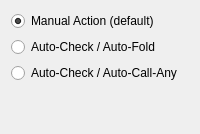
            <widget class="QWidget" name="tab_away" >
             <attribute name="title" >
              <string>Away</string>
             </attribute>
             <layout class="QGridLayout" >
              <item row="0" column="0" >
               <widget class="QRadioButton" name="radioButton_manualAction" >
                <property name="focusPolicy" >
                 <enum>Qt::NoFocus</enum>
                </property>
                <property name="text" >
                 <string>Manual Action (default)</string>
                </property>
                <property name="checked" >
                 <bool>true</bool>
                </property>
               </widget>
              </item>
              <item row="1" column="0" >
               <widget class="QRadioButton" name="radioButton_autoCheckFold" >
                <property name="focusPolicy" >
                 <enum>Qt::NoFocus</enum>
                </property>
                <property name="text" >
                 <string>Auto-Check / Auto-Fold</string>
                </property>
               </widget>
              </item>
              <item row="2" column="0" >
               <widget class="QRadioButton" name="radioButton_autoCheckCallAny" >
                <property name="focusPolicy" >
                 <enum>Qt::NoFocus</enum>
                </property>
                <property name="text" >
                 <string>Auto-Check / Auto-Call-Any</string>
                </property>
               </widget>
              </item>
              <item row="3" column="0" >
               <spacer>
                <property name="orientation" >
                 <enum>Qt::Vertical</enum>
                </property>
                <property name="sizeHint" stdset="0" >
                 <size>
                  <width>20</width>
                  <height>40</height>
                 </size>
                </property>
               </spacer>
              </item>
             </layout>
            </widget>
